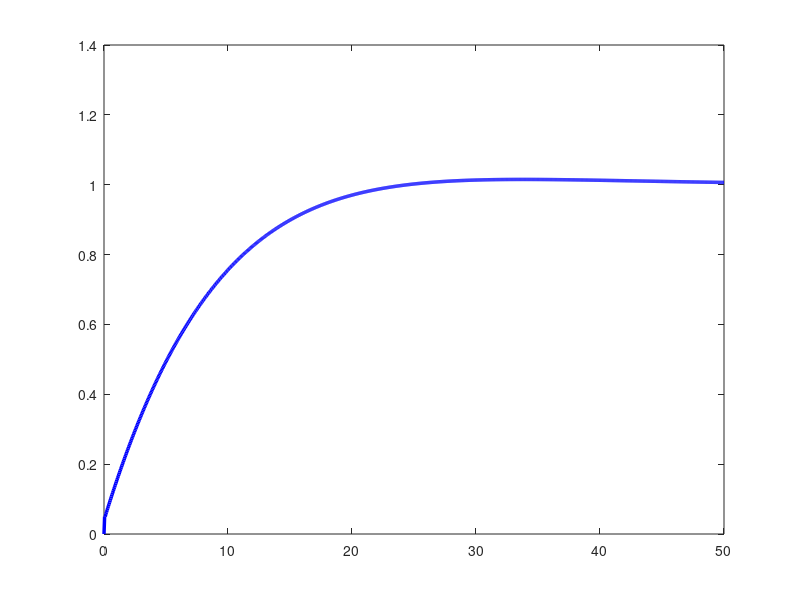

MATLAB code to generate this figure: (Note: this script raises an error after producing the figure.)
%% Finalized Industrial PID: Perfect Disturbance Rejection
% Goal: 0% Overshoot, Zero Steady-State Error, Flatline at t=15s
clear; clc;

%% 1. Simulation Parameters
dt = 0.05;              % Finer sampling for better accuracy
t = 0:dt:50;            
n = length(t);

% Plant Constants
tau = 10; 
gain_p = 2;

%% 2. Optimized Gains (Matching your Simulink "Winner")
Kp = 0.8;               
Ki = 0.08;              
Kd = 1.5;               
Kff = 1/gain_p;         % Feedforward Gain must be 0.5 if plant gain is 2

%% 3. Constraints & Initial Conditions
u_max = 5;              
u_min = 0;              

temp = zeros(1, n);     
error_int = 0;          
prev_error = 0;         
setpoint = 1.0;         

%% 4. Simulation Loop
for i = 2:n
    % Define Disturbance (Heat loss at t = 15s)
    dist = 0;
    if t(i) >= 15
        dist = 0.4;     
    end
    
    % --- PID Calculation ---
    current_error = setpoint - temp(i-1);
    
    % Integral
    error_int = error_int + (current_error * dt);
    
    % Derivative (The "Brake")
    error_der = (current_error - prev_error) / dt;
    
    % Feedback Effort
    u_fb = (Kp * current_error) + (Ki * error_int) + (Kd * error_der);
    
    % --- Feedforward Calculation ---
    % Since the disturbance is a LOSS, we add power to cancel it.
    u_ff = dist; 
    
    % Total Control Effort
    u_total = u_fb + u_ff;
    
    % --- Saturation ---
    u_final = max(u_min, min(u_max, u_total));
    
    % --- Plant Dynamics (The Critical Correction) ---
    % The plant "sees" the heater (u_final) minus the heat loss (dist)
    temp_dot = (gain_p * (u_final - dist) - temp(i-1)) / tau;
    temp(i) = temp(i-1) + (temp_dot * dt);
    
    prev_error = current_error;
end

%% 5. Plotting the Result
figure('Color', 'w', 'Name', 'Hackathon Final Output'); %[output:552c2f2e]
plot(t, temp, 'b', 'LineWidth', 2.5); %[output:552c2f2e]
hold on; %[output:552c2f2e]
yline(setpoint, 'r--', 'Setpoint', 'LineWidth', 1.5); %[output:552c2f2e]
grid on; %[output:552c2f2e]
set(gca, 'Color', [0.1 0.1 0.1], 'GridColor', [0.5 0.5 0.5]); % Dark mode like Scope %[output:552c2f2e]
title('Final Efficiency Output: Feedforward PID'); %[output:552c2f2e]
xlabel('Time (seconds)'); %[output:552c2f2e]
ylabel('Temperature'); %[output:552c2f2e]
axis([0 50 0 1.2]); %[output:552c2f2e]
